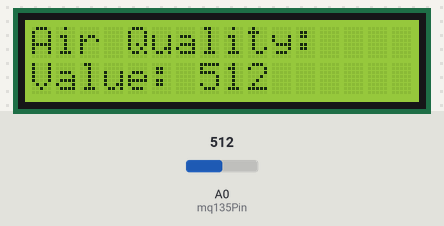
Simulated run of this sketch. Board: Arduino Uno, built with avr-gcc and run on an emulated ATmega328P. Parts: 16×2 character LCD. The test bench sets the inputs (shaded band); at power-on: A0 (mq135Pin) = 512. What the sketch prints to the serial monitor is not drawn.

Above: at 1.2 s.
1.3 s: A0 (mq135Pin) set to 716
At 2.4 s:
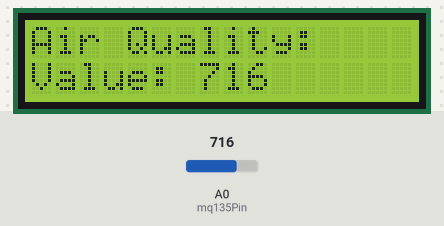
4.0 s: A0 (mq135Pin) set to 900
At 4.4 s:
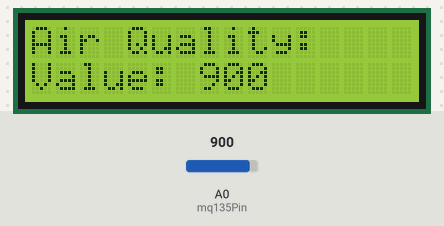
6.7 s: A0 (mq135Pin) set to 1023
At 8.6 s:
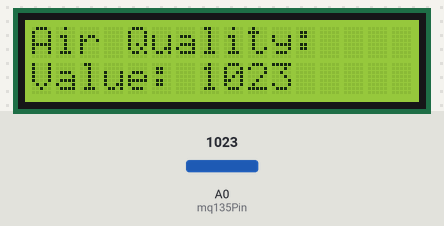
Timing chart, 0 to 10.1 s (numbered marks = the images above; inputs shaded):
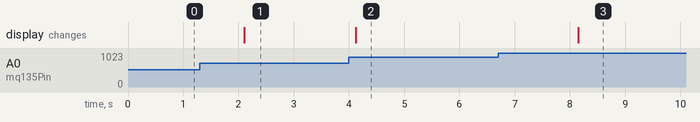

The sketch:

Air_Quality_Monitor.ino
```cpp
#include <Wire.h>
#include <LiquidCrystal_I2C.h>

// LCD address and size
LiquidCrystal_I2C lcd(0x27, 16, 2); // Address 0x27 for a 16 chars and 2-line display

// Pin definitions
const int mq135Pin = A0;

void setup() {
  // Initialize the LCD
  lcd.begin();
  lcd.backlight();
  lcd.setCursor(0, 0);
  lcd.print("Air Quality:");

  // Set up the serial communication for debugging
  Serial.begin(9600);
}

void loop() {
  int sensorValue = analogRead(mq135Pin);
  float voltage = sensorValue * (5.0 / 1023.0);
  float airQuality = voltage; // For simplicity, we're just showing voltage

  // Display on LCD
  lcd.setCursor(0, 1);
  lcd.print("Value: ");
  lcd.print(sensorValue);
  lcd.print("    "); // Clear extra characters

  // Print to Serial Monitor (for debugging purposes)
  Serial.print("Sensor Value: ");
  Serial.print(sensorValue);
  Serial.print(" - Voltage: ");
  Serial.print(voltage);
  Serial.print("V - Air Quality: ");
  Serial.println(airQuality);

  delay(2000); // Update every 2 seconds
}
```

Measured:
- after the input at 1.3 s, the display: changes after 0.81 s (image 1)
- after the input at 4.0 s, the display: changes after 0.12 s (image 2)
- after the input at 6.7 s, the display: changes after 1.5 s (image 3)
